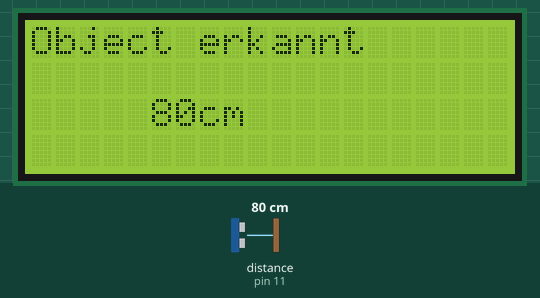
Recording of a sketch running on a simulated Arduino Uno, built with avr-gcc and run on an emulated ATmega328P. Parts: 20×4 character LCD. Wiring (inferred from the names in the program): ultrasonic range finder: trigger pin 12; echo pin 11. Inputs (shaded band) come from the test bench; at power-on: distance to the obstacle (sensor on pin 11) 80 cm. The echo pulse lasts 58.3 µs per cm.

Above: at 1.2 s.
1.3 s: distance to the obstacle (sensor on pin 11) set to 2 cm
At 2.6 s:
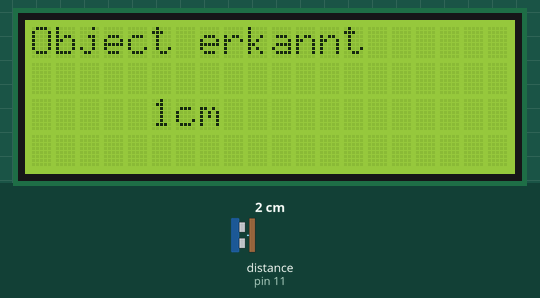
3.1 s: distance to the obstacle (sensor on pin 11) set to 4 cm
4.7 s: distance to the obstacle (sensor on pin 11) set to 9 cm
At 6.1 s:
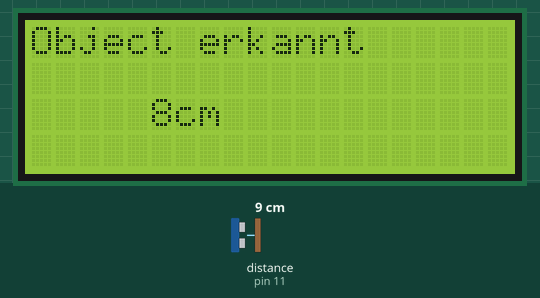
Timing chart, 0 to 7.7 s (numbered marks = the images above; inputs shaded):
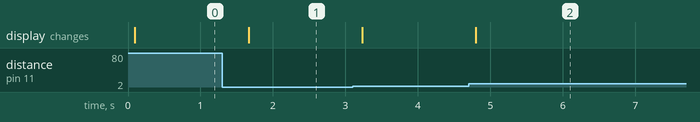

Measured:
- after the input at 1.3 s, the display: changes after 0.37 s (image 1)
- after the input at 4.7 s, the display: changes after 0.10 s (image 2)

The sketch:

Display_ultraschall.ino
```cpp
#include <Wire.h>
#include <LiquidCrystal_I2C.h>
//SDA Analog pin 4
//SCL Analog pin 5

LiquidCrystal_I2C lcd(0x27,20,4);

int pingPin = 12;
int inPin = 11;

void setup() {
                 lcd.init();                      // initialize the lcd
                 lcd.backlight();

}

void loop(){
  // Variablen für Dauer der ping,
  // Und der Abstand Ergebnis in Zoll und Zentimeter:
  long duration, inches, cm;

  // Der PING wird mit einem High-Impuls von 2 oder mehr Mikrosekunden ausgelöst.
  // Geben Sie eine kurze LOW Impuls vorher um eine saubere HIGH-Impuls zu gewährleisten:
  pinMode(pingPin, OUTPUT);
  digitalWrite(pingPin, LOW);
  delayMicroseconds(2);
  digitalWrite(pingPin, HIGH);
  delayMicroseconds(10);
  digitalWrite(pingPin, LOW);

  // Der gleiche Ping dient dazu, das Signal von der PING)) zu lesen
  // dessen Dauer ist die Zeit (in Mikrosekunden) vom Senden
  // Die Verbindungsgeschwindigkeit mit dem Empfang sein echo off von dem Objekts.
  pinMode(inPin, INPUT);
  duration = pulseIn(inPin, HIGH);

  // Hier wird die Zeit in eine entfernung umgewandelt
  cm = microsecondsToCentimeters(duration);

  // wenn der abstand zu Gross ist wird im display angezeigt "zu weit entfernt"
  // resultat wird gelöscht.
  if (cm > 400){
    lcd.clear();
    lcd.setCursor(0,0);
    lcd.print("zu weit entfernt");
  }

  else {

  // clear lcd
  lcd.clear();
  // set the cursor linie 0 platz 0
  lcd.setCursor(0, 0);
  lcd.print("Object erkannt ");
  lcd.setCursor(5, 2);
  lcd.print(cm);
  lcd.print("cm");
  }

  delay(500);

}

long microsecondsToInches(long microseconds){
  // Nach Parallax das Datenblatt für den PING))), gibt es
  // 73,746 Mikrosekunden pro Zoll (dh Schall bei 1130 Fuß pro
  // Sekunde). Dies gibt die Wegstrecke vom Ping,
  // Und zurück, so dass wir durch 2 teilen, müssen um den Abstand zum Hindernisses zu bekommen.
  return microseconds / 74 / 2;}

long microsecondsToCentimeters(long microseconds){
  // Die Schallgeschwindigkeit beträgt 340 m / s oder 29 Mikrosekunden pro Zentimeter.
  return microseconds / 29 / 2;}
```
